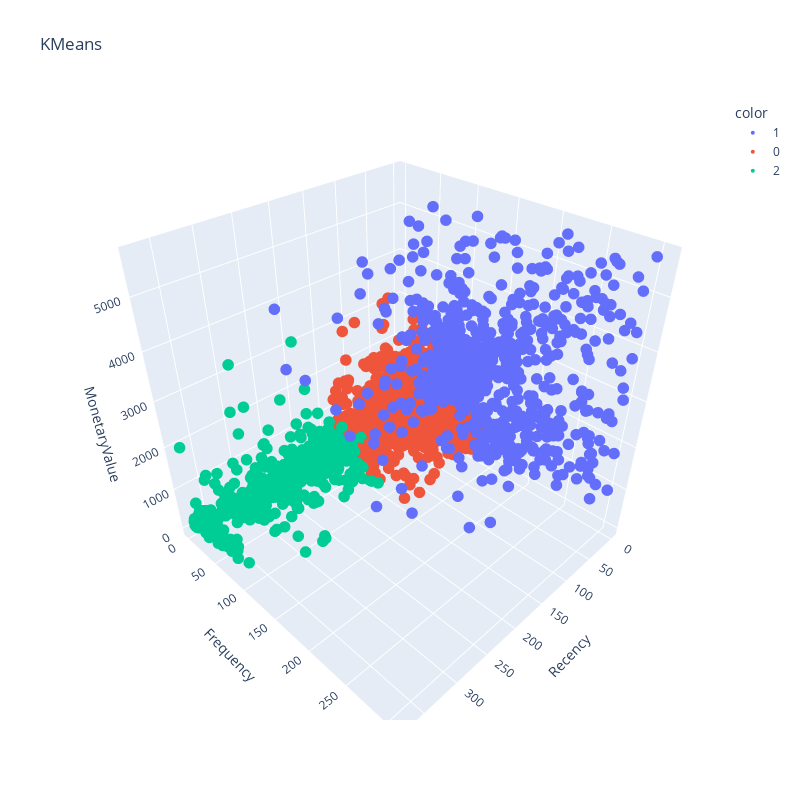

The code cell stored with this chart in its notebook:
### Markdown cell above
Визуализируйте результаты в виде 3D-диаграммы с осями Recency, Frequency и Monetary. Проанализируйте полученную диаграмму и попробуйте понять, какие кластеры у вас получились.

### Code cell
# Для KMeans
fig = px.scatter_3d(
    rfm_table,
    x='Recency',
    y='Frequency',
    z='MonetaryValue',
    color=rfm_table['KMeans'].astype(str), # для корректного отображения легенды
    title='KMeans',
    width=800,
    height=800
)
# Уменьшим размер точек на графике
fig.update_traces(marker=dict(size=4))
fig.show()

### Figure 1 — Plotly figure (JSON) as saved in the notebook; plotly's stock layout.template omitted (floating-point values rounded to 4 significant figures; data arrays with more than 128 entries replaced by an {"elided": "..."} marker saying what was removed)
{"data": [{"hovertemplate": "color=1<br>Recency=%{x}<br>Frequency=%{y}<br>MonetaryValue=%{z}<extra></extra>", "legendgroup": "1", "marker": {"color": "#636efa", "size": 4, "symbol": "circle"}, "mode": "markers", "name": "1", "scene": "scene", "showlegend": true, "type": "scatter3d", "x": {"elided": "740 int values"}, "y": {"elided": "740 int values"}, "z": {"elided": "740 float values"}}, {"hovertemplate": "color=0<br>Recency=%{x}<br>Frequency=%{y}<br>MonetaryValue=%{z}<extra></extra>", "legendgroup": "0", "marker": {"color": "#EF553B", "size": 4, "symbol": "circle"}, "mode": "markers", "name": "0", "scene": "scene", "showlegend": true, "type": "scatter3d", "x": {"elided": "2251 int values"}, "y": {"elided": "2251 int values"}, "z": {"elided": "2251 float values"}}, {"hovertemplate": "color=2<br>Recency=%{x}<br>Frequency=%{y}<br>MonetaryValue=%{z}<extra></extra>", "legendgroup": "2", "marker": {"color": "#00cc96", "size": 4, "symbol": "circle"}, "mode": "markers", "name": "2", "scene": "scene", "showlegend": true, "type": "scatter3d", "x": {"elided": "1006 int values"}, "y": {"elided": "1006 int values"}, "z": {"elided": "1006 float values"}}], "layout": {"height": 800, "legend": {"title": {"text": "color"}, "tracegroupgap": 0}, "scene": {"domain": {"x": [0, 1], "y": [0, 1]}, "xaxis": {"title": {"text": "Recency"}}, "yaxis": {"title": {"text": "Frequency"}}, "zaxis": {"title": {"text": "MonetaryValue"}}}, "title": {"text": "KMeans"}, "width": 800}}
